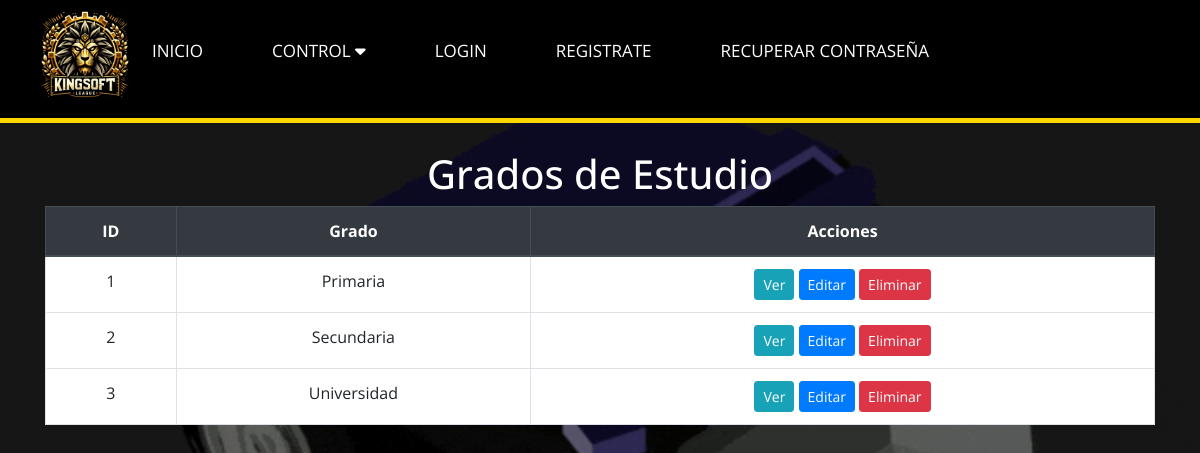
The page /Versión_1/Diseño/GradoEstudioView.php on the database as committed earlier.
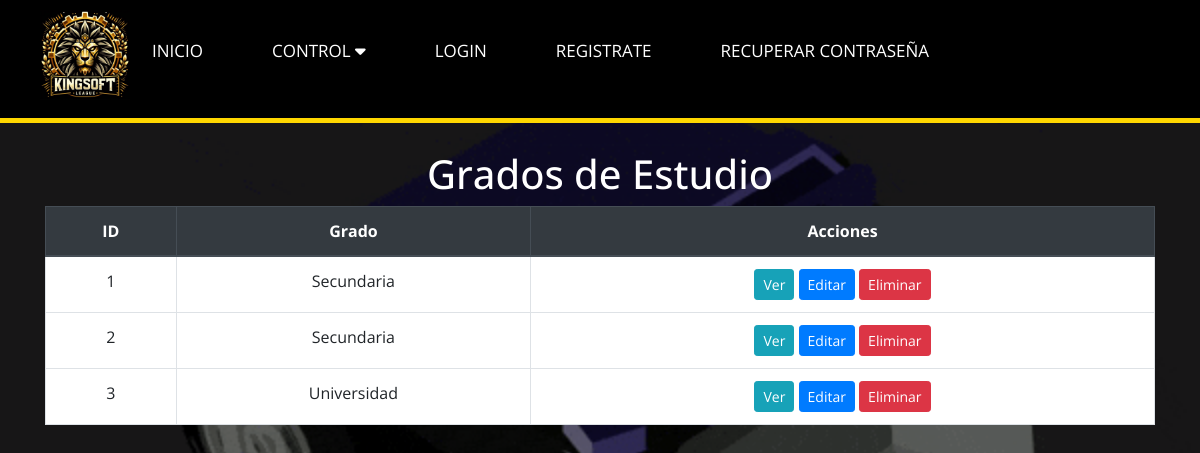
The same page on the database as committed later.
### tables this page shows
CREATE TABLE `grado_estudio` (
  `id` int(11) NOT NULL,
  `grado` varchar(100) DEFAULT NULL
);

### Versión_1/Diseño/GradoEstudioController.php (called while the page is built, shortened)
<?php
require_once 'GradoEstudioModel.php';
class GradoEstudioController {
    private $model;
    public function __construct($db) {
        $this->model = new GradoEstudioModel($db);
    }
    public function getAllGradosEstudio() {
        return $this->model->getAllGradosEstudio();
    }
}
?>

### Versión_1/Diseño/GradoEstudioModel.php (called while the page is built, shortened)
<?php
class GradoEstudioModel {
    private $conn;
    public function __construct($db) {
        $this->conn = $db;
    }
    public function getAllGradosEstudio() {
        $query = "SELECT * FROM grado_estudio";
        $stmt = $this->conn->prepare($query);
        $stmt->execute();
        return $stmt;
    }
}
?>

### Versión_1/Diseño/GradoEstudioView.php (the view, shortened to what this page needs)
<?php
require_once 'GradoEstudioController.php';
$db = new PDO('mysql:host=localhost;dbname=datosks', 'root', '');
$controller = new GradoEstudioController($db);
$grados_estudio = $controller->getAllGradosEstudio();
?>
<!DOCTYPE html>
<html lang="en">
<head>
    <link rel="stylesheet" href="https://maxcdn.bootstrapcdn.com/bootstrap/4.5.2/css/bootstrap.min.css">
</head>
<body>
<?php
    include 'navegador.php'
    ?>
    <div class="container">
        <h1>Grados de Estudio</h1>
        <table class="table table-bordered">
            <thead class="thead-dark">
                <tr>
                    <th>ID</th>
                    <th>Grado</th>
                    <th>Acciones</th>
                </tr>
            </thead>
            <tbody>
                <?php while ($grado = $grados_estudio->fetch(PDO::FETCH_ASSOC)) : ?>
                    <tr>
                        <td><?php echo $grado['id']; ?></td>
                        <td><?php echo $grado['grado']; ?></td>
                        <td>
                            <a href="vergrado.php?id=<?php echo $grado['id']; ?>" class="btn btn-info btn-sm">Ver</a>
                            <a href="editargrado.php?id=<?php echo $grado['id']; ?>" class="btn btn-primary btn-sm">Editar</a>
                            <a href="eliminargrado.php?id=<?php echo $grado['id']; ?>" class="btn btn-danger btn-sm">Eliminar</a>
                        </td>
                    </tr>
                <?php endwhile; ?>
            </tbody>
        </table>
    </div>
</body>
</html>

Rows that differ between the two databases and show on the page:
changed grado_estudio id 1: grado "Primaria" → "Secundaria"
